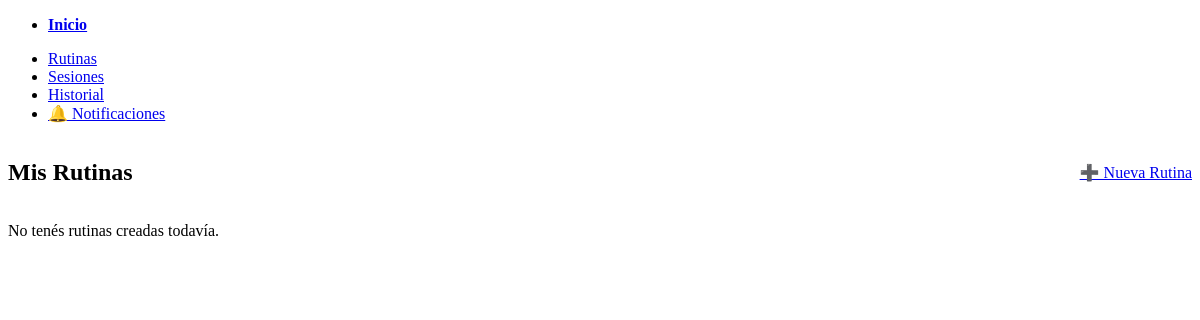
Before: /routines/ (signed in) with the older database file.
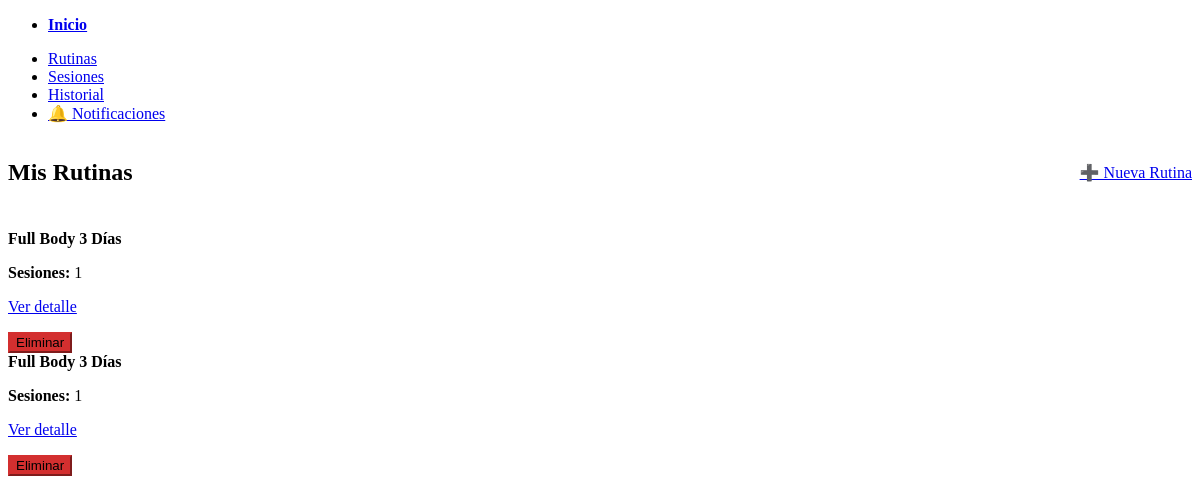
After: the same page with the newer database file.
### app/models/fitness.py (models this page shows)
class Routine(Base):
    __tablename__= "routines"
    id = Column(Integer, primary_key=True, index = True)
    name = Column(String, nullable=False)
    creator_id = Column(Integer, ForeignKey('users.id'), nullable=False)
    creator = relationship("User", back_populates='created_routines')
    plans = relationship(
        'Plan',
        secondary=plans_routines,
        back_populates='routines'
    )
    sessions = relationship(
        'Session',
        secondary = routines_sessions,
        back_populates='routines')

### app/api/routes/routines.py (the view)
@router.get("/", response_class=HTMLResponse)
def list_routines(
    request: Request,
    db: db_Session = Depends(get_db),
    current_user: User = Depends(get_current_user)
):
    routines = db.query(Routine).filter(Routine.creator_id == current_user.id).all()
    return templates.TemplateResponse(
        "routine_list.html",
        {"request": request, "routines": routines}
    )

### app/templates/routine_list.html (shortened to what this page needs)
{% extends "base.html" %}
{% block content %}
<div style="display: flex; justify-content: space-between; align-items: center;">
    <h2>Mis Rutinas</h2>
    <a href="/routines/new" role="button">➕ Nueva Rutina</a>
</div>
{% if not routines %}
    <p>No tenés rutinas creadas todavía.</p>
{% endif %}
<div style="margin-top:1.5rem;">
{% for routine in routines %}
    <article>
        <header>
            <strong>{{ routine.name }}</strong>
        </header>
        <p><strong>Sesiones:</strong> {{ routine.sessions|length }}</p>
        <a href="/routines/{{ routine.id }}" role="button" class="secondary outline">Ver detalle</a>
        <form method="post" action="/routines/{{ routine.id }}/delete" style="margin-top:1rem; margin-bottom: 0;">
            <button type="submit" class="secondary" style="background-color:#d32f2f; border-color:#d32f2f;">
                Eliminar
            </button>
        </form>
    </article>
{% endfor %}
</div>
{% endblock %}

### app/templates/base.html (shortened to what this page needs)
<!DOCTYPE html>
<html lang="es">
<head>
  <link rel="stylesheet" href="https://cdn.jsdelivr.net/npm/@picocss/pico@2/css/pico.min.css">
</head>
<body>
<nav class="container-fluid">
    <ul>
      <li><strong><a href="/dashboard">Inicio</a></strong></li>
    </ul>
    <ul>
      <li><a href="/routines">Rutinas</a></li>
      <li><a href="/sessions">Sesiones</a></li>
      <li><a href="/track/history">Historial</a></li>
      <li><a href="/notifications">🔔 Notificaciones</a></li>
    </ul>
</nav>
<main class="container">
    {% block content %}
    {% endblock %}
</main>
</body>
</html>

Changed rows visible on the page:
added Routine: name "Full Body 3 Días", sessions|length "1"
added Routine: name "Full Body 3 Días", sessions|length "1"
Other visible differences:
text no longer shown: "No tenés rutinas creadas todavía."
